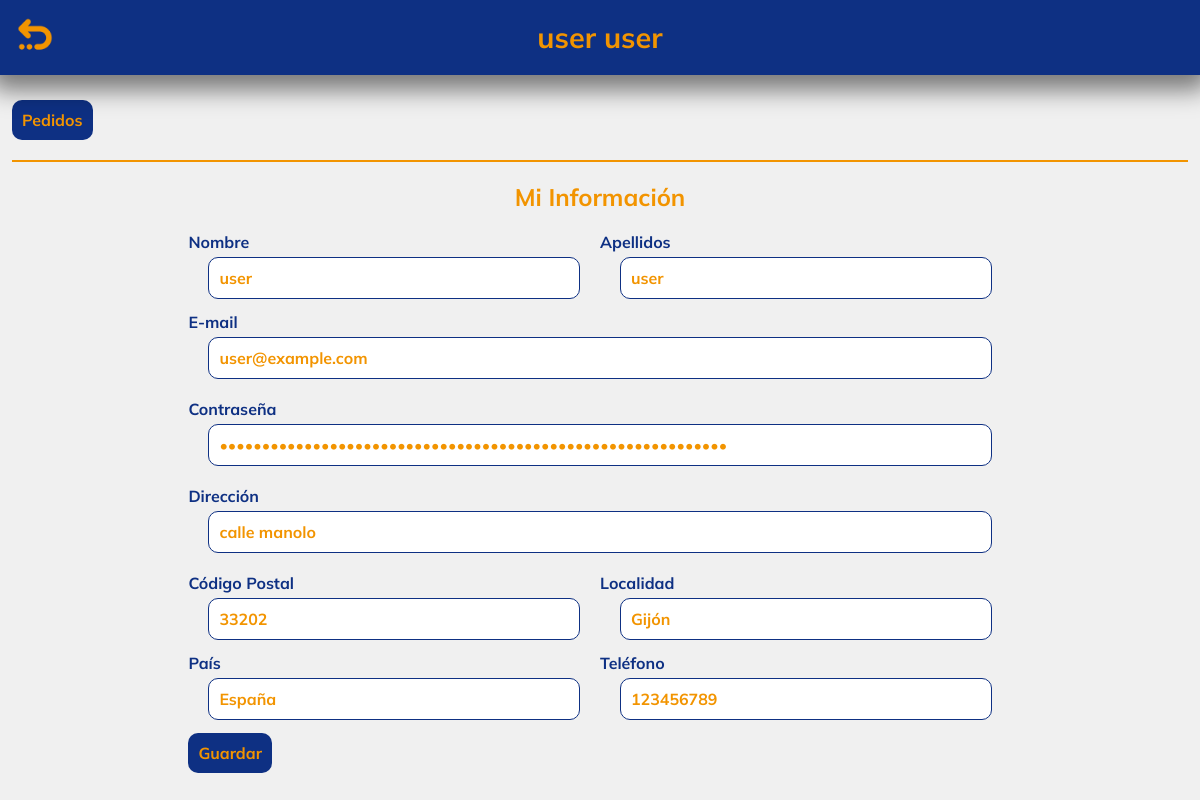
Page /templates/user.php (signed in) on the committed database.
### tables this page shows
CREATE TABLE `usuarios` (
  `id` int(11) NOT NULL,
  `name` varchar(50) NOT NULL,
  `surname` varchar(50) NOT NULL,
  `email` varchar(100) NOT NULL,
  `password` varchar(100) NOT NULL,
  `address` varchar(100) DEFAULT NULL,
  `postal_code` varchar(20) DEFAULT NULL,
  `location` varchar(50) DEFAULT NULL,
  `country` varchar(50) DEFAULT NULL,
  `phone` bigint(9) UNSIGNED DEFAULT NULL,
  `payment_method` varchar(50) DEFAULT NULL,
  `shipment_method` varchar(50) DEFAULT NULL,
  `role` tinyint(1) NOT NULL DEFAULT 1 CHECK (`role` in (0,1))
);

### templates/user.php (the view, shortened to what this page needs)
<?php
$conn = connectDB();
$stmt = $conn->prepare("SELECT * FROM usuarios WHERE id = ?");
$stmt->execute([$_SESSION['id']]);
$user = $stmt->fetch(PDO::FETCH_ASSOC);
?>
<!DOCTYPE html>
<html lang="en">
<head>
    <link rel="stylesheet" href="../styles/style.css">
    <link rel="stylesheet" href="../styles/user.css">
</head>
<body>
<div class="header">
    <div class="title-container">
        <a href="../index.php"><img src="../assets/img/icons/goBack.png" alt="home"></a>
        <h1 class='title'><?= htmlspecialchars($user['name']); ?> <?= htmlspecialchars($user['surname']); ?></h1>
    </div>
</div>
<button id="mostrarPedidos">Pedidos</button>
<div id="user-info">
    <div class="section-title"><h2>Mi Información</h2></div>
    <form id="userForm" method="post">
        <div class="user-form">
            <div class="input-cont">
                <div class="name-cont">
                    <label for="name">Nombre</label>
                    <input type="text" id="name" name="name" placeholder="Nombre" value="<?= htmlspecialchars($user['name']); ?>" >
                </div>
                <div class="surname-cont">
                    <label for="surname">Apellidos</label>
                    <input type="text" id="surname" name="surname" placeholder="Apellidos" value="<?= htmlspecialchars($user['surname']); ?>" >
                </div>
            </div>
            <label for="email">E-mail</label>
            <input type="email" id="email" name="email" placeholder="E-mail" value="<?= htmlspecialchars($user['email']); ?>" >
            <label for="password">Contraseña</label>
            <input type="password" id="password" name="password" placeholder="Contraseña" value="<?= htmlspecialchars($user['password']); ?>" readonly>
            <label for="address">Dirección</label>
            <input type="text" id="address" name="address" placeholder="Dirección de envío" value="<?= htmlspecialchars($user['address']); ?>" >
            <div class="input-cont">
                <div class="pcode-cont">
                    <label for="postal_code">Código Postal</label>
                    <input type="text" id="postal_code" name="postal_code" placeholder="Código Postal" value="<?= htmlspecialchars($user['postal_code']); ?>" >
                </div>
                <div class="location-cont">
                    <label for="location">Localidad</label>
                    <input type="text" id="location" name="location" placeholder="Localidad" value="<?= htmlspecialchars($user['location']); ?>" >
                </div>
            </div>
            <div class="input-cont">
                <div class="country-cont">
                    <label for="country">País</label>
                    <input type="text" id="country" name="country" placeholder="Pais" value="<?= htmlspecialchars($user['country']); ?>" >
                </div>
                <div class="phone-cont">
                    <label for="phone">Teléfono</label>
                    <input type="text" id="phone" name="phone" placeholder="Teléfono" value="<?= htmlspecialchars($user['phone']); ?>" >
                </div>
            </div>
        </div>
        <button type="submit" id="place-order-btn">Guardar</button>
    </form>
</div>
</body>
</html>

### styles/style.css (style rules this page uses)
body { font-family: Mulish; background-color: #f0f0f0; width: 98%; margin: 0 auto; padding-top: 150px; }
h1 { color: #f29400; font-size: 2em; }
h2 { color: #f29400; font-size: 1.7em; }
img { width: 100px; border-radius: 20px; }
a { color: #f29400; text-decoration: none; transition: 0.3s ease-in-out; }
button { font-family: Mulish; font-size: 1.3em; padding: 10px; border-radius: 10px; border: none; background-color: #0e3083; color: #f29400; cursor: pointer; transition: 0.3s ease-in-out; }
label { color: #0e3083; margin:0; }
input { font-family: Mulish; color: #f29400; font-size: 1em; border-radius: 10px; margin: 20px; margin-top: 5px; padding: 10px; border: 1px solid #0e3083; border-radius: 10px; }
input::placeholder { color: #f29400; }
@media screen and (width < 1441px) { body { padding-top: 120px; } }
@media screen and (width < 1441px) { h1 { color: #f29400; font-size: 1.8em; } }
@media screen and (width < 1441px) { h2 { font-size: 1.5em; } }
@media screen and (width < 1441px) { button { font-size: 1em; } }

### styles/user.css (style rules this page uses)
body { padding-top: 100px; }
.header { background-color: #f0f0f0; width: 100%; position: fixed; z-index: 1000; top: 0; left: 0; border-bottom-left-radius: 5px; border-bottom-right-radius: 5px; box-shadow: 0 5px 25px 10px rgba(0, 0, 0, 0.5); }
.title-container img { position: absolute; left: 10px; top: 10px; width: 50px; }
.section-title { margin-top: 20px; text-align: center; border-top: 2px solid #f29400; }
#userForm { width: 70%; margin: 0 auto; }
.user-form { width: 90%; margin-top: 20px; display: flex; flex-direction: column; justify-content: center; width: 100%; }
.user-form .input-cont { position: relative; display: flex; flex-direction: column; width: 100%; height: 80px; }
.name-cont { display: flex; flex-direction: column; position: absolute; left: 0; width: 50% }
.surname-cont { display: flex; flex-direction: column; position: absolute; right: 0; width: 50% }
.location-cont { display: flex; flex-direction: column; position: absolute; right: 0; width: 50%; }
.country-cont { display: flex; flex-direction: column; position: absolute; left: 0; width: 50%; }
.phone-cont { display: flex; flex-direction: column; position: absolute; right: 0; width: 50%; }

### rows in the picture
usuarios: name "user", surname "user", email "user@example.com", address "calle manolo", postal_code "33202", location "Gijón", country "España", phone "123456789"
